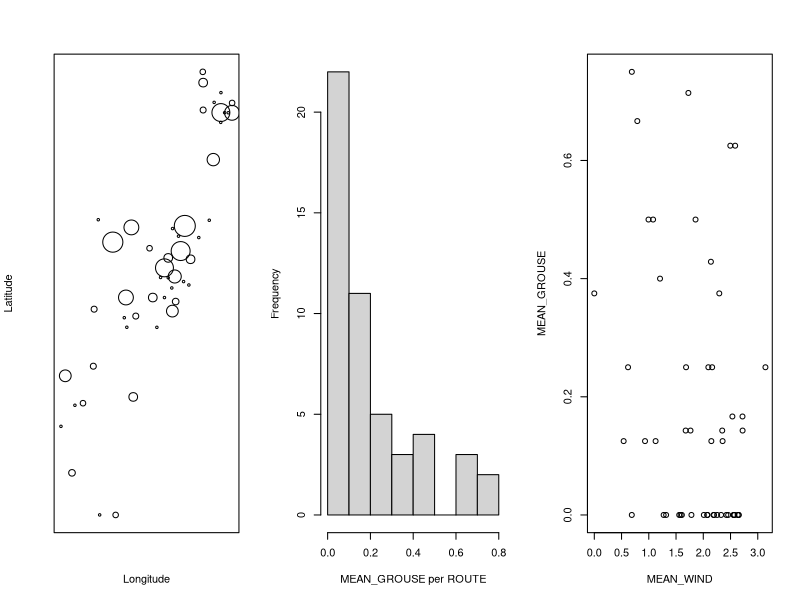
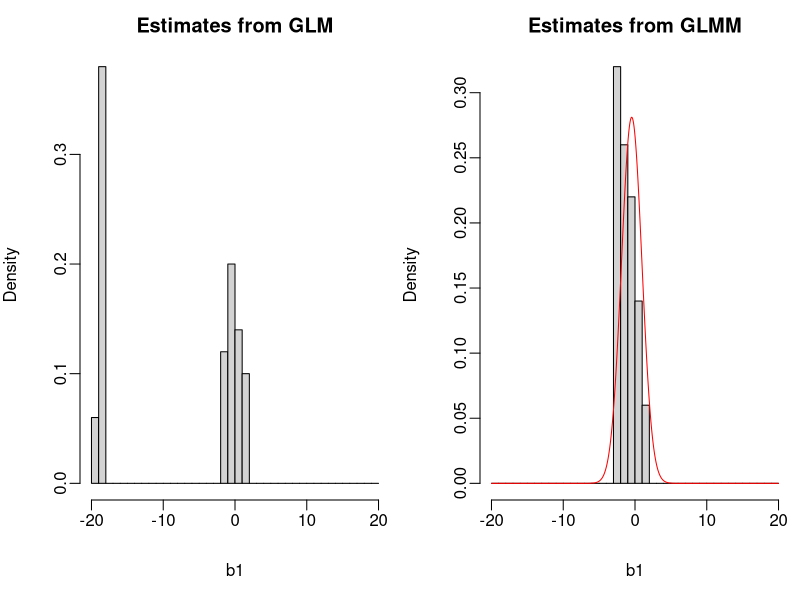

Write R code to recreate these figures, in order.
# PS3
# due 5 October, 2021 by midnight

	# This problem set is to check to make sure you are up and running in R, and it begins to explore the ruffed grouse data. It is based on correlated_data Ch1 ("Ch_1_10Aug18.R") sections 1.5 to 1.7.

	# For the homework, ONLY TURN IN THE R CODE THAT YOU USED. Start with the code from correlated_data ("Ch_1_10Aug18.R") and add to it anything you need. Identify you new code (so I can find it) by placing it between marker rows #~~~~~~~~~~~~~~~~~~~~~~~~~~~. I will get your full answers to the questions by randomly asking people in class, so there is no need for you to write them down.

# 1. What questions do you have about the material in section 1.5 to 1.7? What needs more explanation? I'm serious about asking this question, because I want to improve the book. (NOTE: This requires NO NEW R CODE.)

# 2. Suppose Y1, Y2, and Y3 are independent normal random variables with variances 1, 2, and 3, respectively. You can think of (Y1 + Y3) and (Y2 + Y3) as the number of grouse observed in station 1 and station 2 of route 1: Y3 gives the random effect that is common to all stations within route 1, while Y1 and Y2 give the station-specific random effects for stations 1 and 2 within route 1. What is the covariance between (Y1 + Y3) and (Y2 + Y3)?  If you want, check your answer with a simulation.

# 3.  (from book) Fit a LM to the station-level data treating route as a factor. This is similar to the LMM treating route as a random effect (subsection 1.5.5). Do they give similar results about the effect of WIND on GROUSE? Is the comparison between these LM and LMM similar to the comparison between the GLM treating route as a factor (subsection 1.5.3) and the GLMM treating route as a random effect (subsection 1.5.4)? Produce a figure like figure 1.3. Does this explain your answer in the same way figure 1.3 explains the difference between the GLM and GLMM?

# 4. In section 1.4.5 there is a simulation for the GLMM model of route-level data. How could you use a model (it has to be a different model) for station-level data to test whether the P-values given by the LMM (section 1.5.5) are correct? This question is similar to Question 4 in Problem Set 2.

# nrep <- 2000
# test <- data.frame(rep=1:nrep)
# for(rep in 1:nrep){
	# x <- rnorm(nsamples, mean=0, sd=1)
	# e <- rnorm(nsamples, mean=0, sd=sd.e)
	
	# Z <- b0 + b1 * x + e
	# p <- inv.logit(Z)
	# Y <- rbinom(nsamples, size=n, prob=p)
	
	# test$p.value[rep] <- summary(lm(asin(sqrt(Y/n)) ~ x))$coef[2,4]
# }
# hist(test$p.value, breaks=20, main=mean(test$p.value < 0.05))


#~~~~~~~~~~~~~~~~~~~~~~~~~~~~~~~~~~~~~~~~~~~~~~~~~~~~~~~~~~~~~~~~
# code from Ch_1_10Aug18.R

#################################################################
# 1.3 Dataset
#################################################################

# Metadata for "grouse_data.csv"

# ROUTE
# IDs for 50 roadside routes. These data are simulated to have similar characteristics as the original, real data.

# STATION
# IDs for each survey station, with up to 8 STATIONS per ROUTE.

# LAT
# X coordinate of survey station. UTM zone 15N NAD83 datum.

# LONG
# Y coordinate of survey station. UTM zone 15N NAD83 datum.

# WIND
# Wind speed (km/hour) recorded at 1.4m above ground at the end of the survey.

# TEMP
# Temperature (°C) recorded at 1.4m above ground at the end of the survey.

# GROUSE
# Detection/non-detection of Ruffed Grouse (1 = detected, 0 = not detected).

# read data
d <- read.csv(file="grouse_data.csv", header=T)

# STATION and ROUTE were uploaded as integers; this converts them to factors.
d$STATION <- as.factor(d$STATION)
d$ROUTE <- as.factor(d$ROUTE)

# To see the first 20 rows of data, you can use:
head(d, 20)

# Combine all values for each ROUTE.
w <- data.frame(aggregate(cbind(d$GROUSE, d$WIND, d$LAT, d$LONG), by = list(d$ROUTE), FUN = mean))

# For clarity, I've added the column names.
names(w) <- c("ROUTE","MEAN_GROUSE","MEAN_WIND","LAT","LONG")

# Finally, I want the count of the number of STATIONS per ROUTE, and the number of GROUSE.
w$GROUSE <- aggregate(d$GROUSE, by = list(d$ROUTE), FUN = sum)[,2]
w$STATIONS <- aggregate(array(1, c(nrow(d), 1)), by = list(d$ROUTE), FUN = sum)[,2]

# This is what the aggregated data look like:
head(w)

# Fig. 1.1
# To take a look at the data, this plots MEAN_GROUSE against LAT and LONG, using the size of the point to give the mean number of observations per route. "cex" gives the point size, and I've added 0.1 to w$MEAN_GROUSE so that routes with zero counts are still shown
par(mfrow=c(1,3))
plot(LAT ~ LONG, data=w, pch=1, cex=5*(MEAN_GROUSE+.1), xaxt="n", yaxt="n", xlab="Longitude", ylab="Latitude")

# This histogram shows the variability in grouse counts per ROUTE.
hist(w$MEAN_GROUSE, main="", xlab="MEAN_GROUSE per ROUTE")

# It looks like there are fewer GROUSE seen when the wind speed is higher
plot(MEAN_GROUSE ~ MEAN_WIND, data=w)

#########################################################
# 1.5 Station-level analyses
#########################################################
library(lme4)

######
# 1.5.1 LM at the station level
summary(lm(GROUSE ~ WIND, data=d))

######
# 1.5.2 GLM at the station level
summary(glm(GROUSE ~ WIND, data=d, family=binomial))

# quasi-GLM: This is not appropriate, because for binary (0 or 1) data, the variance has to be m(1-m)

######
# 1.5.3 GLM with ROUTE as a factor
library(car)
Anova(glm(GROUSE ~ WIND + ROUTE, data=d, family=binomial))

######
# 1.5.4 GLMM: 
summary(glmer(GROUSE ~ WIND + (1 | ROUTE), data=d, family=binomial))

# Demonstration of the structure of a mixed model
z.glm <- glm(GROUSE ~ 0 + WIND + ROUTE, data=d, family=binomial)

z.glmm <- glmer(GROUSE ~ WIND + (1 | ROUTE), data=d, family=binomial)

par(mfrow=c(1,2), mai=c(1,.8,.5,.1), mgp=c(3,.5,0))
hist(z.glm$coef[2:51], breaks=(-20:20), freq=F,  main="Estimates from GLM", xlab="b1")
hist(coef(z.glmm)$ROUTE[[1]], breaks=(-20:20), freq=F, main="Estimates from GLMM", xlab="b1")
lines(.02*(-1000:1000), dnorm(.02*(-1000:1000), mean=fixef(z.glmm)['WIND'], sd=summary(z.glmm)$var[[1]][1]^.5), col="red")

# This is the variance of the ROUTE coefficients that can be compared to the ROUTE random effect in the GLMM. It is much larger.
var(z.glm$coef[2:51])

# This produces a data.frame d.no0 that only contains ROUTES with at least one grouse observation, and then enalyzes it with glm() and glmer()
w.no0 <- w[w$MEAN_GROUSE > 0,]
d.no0 <- d[is.element(d$ROUTE, w.no0$ROUTE),]

Anova(glm(GROUSE ~ WIND + ROUTE, data=d.no0, family=binomial))
summary(glmer(GROUSE ~ WIND + (1 | ROUTE), data=d.no0, family=binomial))

######
# 1.5.5 LMM: Even though this is a linear model, it incorporates the non-independence of STATIONS within ROUTES.
summary(lmer(GROUSE ~ WIND + (1 | ROUTE), data=d))

#########################################################
# 1.6 Reiteration of results
#########################################################
# Here are all nine models you've run so far

# Route-level methods
summary(lm(asin(sqrt(MEAN_GROUSE)) ~ MEAN_WIND, data=w))$coef

w$SUCCESS <- cbind(w$GROUSE, w$STATIONS - w$GROUSE)
summary(glm(SUCCESS ~ MEAN_WIND, family = binomial, data=w))$coef

summary(glm(SUCCESS ~ MEAN_WIND, family = quasibinomial, data=w))$coef

summary(glmer(SUCCESS ~ MEAN_WIND + (1 | ROUTE), data=w, family=binomial))$coef

# Station-level methods
summary(lm(GROUSE ~ WIND, data=d))$coef

summary(glm(GROUSE ~ WIND, data=d, family=binomial))$coef

summary(glm(GROUSE ~ WIND + ROUTE, data=d, family=binomial))$coef[1:2,]

summary(glmer(GROUSE ~ WIND + (1 | ROUTE), data=d, family=binomial))$coef

summary(lmer(GROUSE ~ WIND + (1 | ROUTE), data=d))$coef


